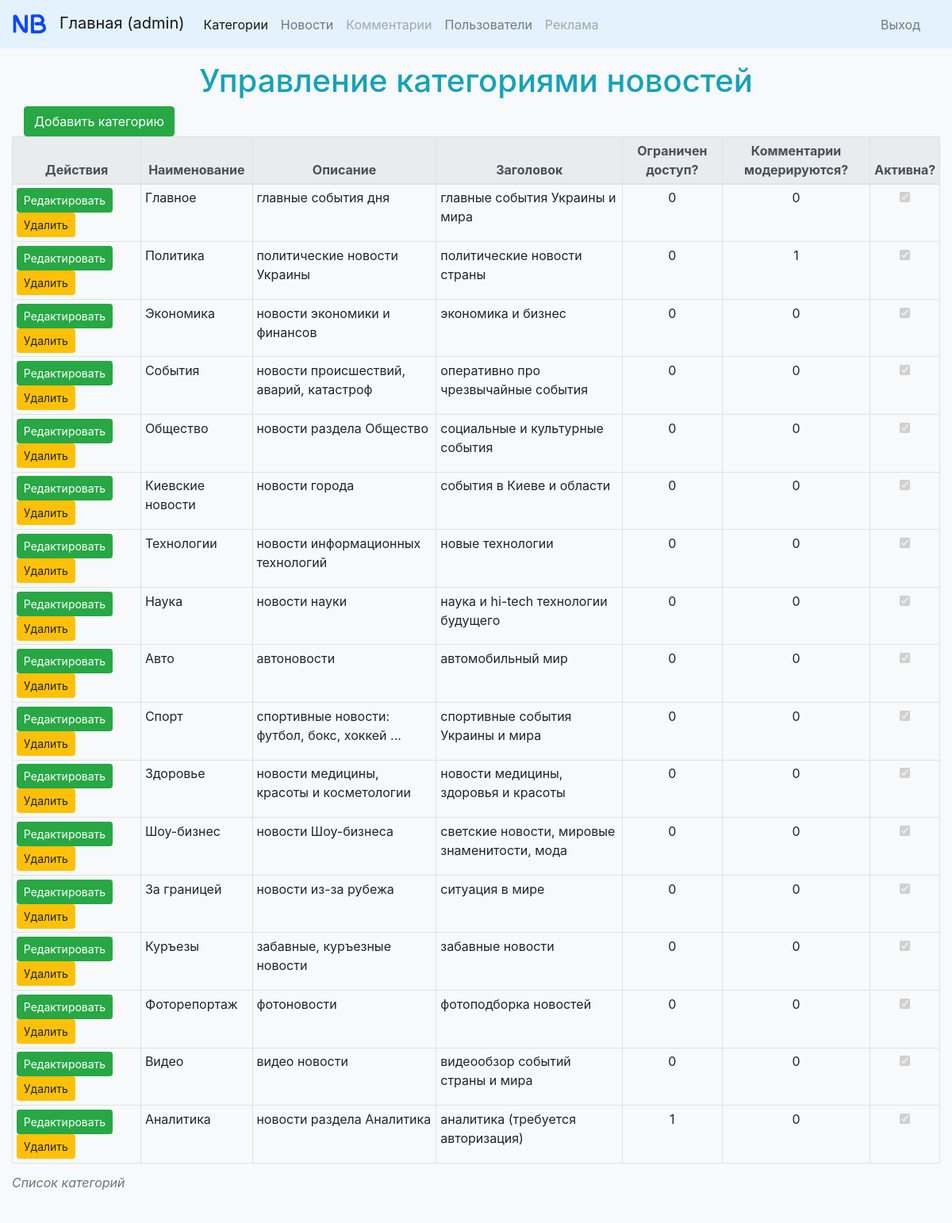
Screenshot of /admin/categories/index (signed in) with the database file from the repository.
### tables this page shows
CREATE TABLE `categories` (
  `id` smallint(5) unsigned NOT NULL AUTO_INCREMENT,
  `title` varchar(50) NOT NULL,
  `description` text,
  `header` varchar(100) DEFAULT NULL,
  `restricted` tinyint(1) unsigned DEFAULT '0',
  `comments_moderated` tinyint(1) unsigned DEFAULT '0',
  `active` tinyint(1) unsigned NOT NULL DEFAULT '1',
  PRIMARY KEY (`id`),
  UNIQUE KEY `title` (`title`)
);

### src/App/Views/Base.php (called while the page is built, shortened)
<?php
class Base
{
    protected $template;
    protected $data;
    public function __construct($data = [], $template = null)
    {
        if (!$template) {
            $template = static::getDefaultTemplate();
        }
        $this->data = $data;
        $this->template = $template;
    }
    protected static function getDefaultTemplate()
    {
        $router = App::getRouter();
        $route = $router->getRoute();
        $controller = $router->getController(true);
        $action = $router->getAction(true);
        return ROOT
            . DS . 'views'
            . DS . strtolower($route)
            . DS . strtolower($controller)
            . DS . strtolower($action) . '.php';
    }
    public function render()
    {
        $data = $this->data;
        $router = App::getRouter();
        include $this->template;
        return ob_get_clean();
    }
}

### public/index.php (called while the page is built, shortened)
<?php
try {
    $uri = $_SERVER['REQUEST_URI'];
    App\Core\App::run($uri);
} catch (Exception $e) {
    $log = new Logger('system');
    $log->pushHandler(new StreamHandler('system.log', Logger::ERROR));
    $log->error($e->getMessage());
    if (App\Core\Config::get('debug')) {
        echo '<pre>', var_export($e, 1), '</pre>';
    } else {
        echo 'Something gone wrong...';
    }
}

### src/App/Core/Localization.php (called while the page is built, shortened)
<?php
class Localization
{
    private static $messages;
    private static $lang;
    public static function setLang($lang)
    {
        if (in_array($lang, Config::get('languages'))) {
            self::$lang = $lang;
        } elseif (empty(self::$lang)) {
            self::$lang = Config::get('defaultLanguage');
        }
    }
    public static function load()
    {
        $langFile = ROOT . DS . 'lang' . DS . static::$lang . '.php';;
        static::$messages = require $langFile;
    }
    public static function get($code, $default = '')
    {
        $parts = explode('.', $code);
        return isset(static::$messages[$parts[0]][$parts[1]])
            ? static::$messages[$parts[0]][$parts[1]]
            : $default;
    }
}

### etc/functions.php (called while the page is built, shortened)
<?php
function __($code, $default = '')
{
    return \App\Core\Localization::get($code, $default);
}

### src/App/Core/Config.php (called while the page is built, shortened)
<?php
class Config
{
    protected static $storage = [];
    public static function set($param, $value)
    {
        static::$storage[$param] = $value;
    }
    public static function get($param)
    {
        return static::$storage[$param];
    }
}

### src/App/Core/Router.php (called while the page is built, shortened)
<?php
class Router
{
    protected $lang;
    protected $route;
    protected $controller;
    protected $action;
    protected $params;
    public function getLang()
    {
        return $this->lang;
    }
    public function getRoute()
    {
        return $this->route;
    }
    public function getController($clean = false)
    {
        return $this->controller . (!$clean ? 'Controller' : '');
    }
    public function getAction($clean = false)
    {
        return $this->action . (!$clean ? 'Action' : '');
    }
    public function getParams(): array
    {
        return $this->params;
    }
    public function __construct(string $uri)
    {
        $this->lang = Config::get('defaultLanguage');
        $this->route = Config::get('defaultRoute');
        $this->controller = Config::get('defaultController');
        $this->action = Config::get('defaultAction');
        $parts = parse_url($uri);
        $pathParts = explode(
            '/',
            trim($parts['path'], '/')
        );
        if (current($pathParts) && in_array(current($pathParts), Config::get('routes'))) {
            $this->route = array_shift($pathParts);
        }
        if (current($pathParts)) {
            $this->controller = ucfirst(array_shift($pathParts));
        }
        if (current($pathParts)) {
            $this->action = array_shift($pathParts);
        }
        $this->params = (!empty($pathParts) && $pathParts[0] === '') ? [] : $pathParts;
    }
    public function buildUri($path, $params = [])
    {
        $parts = array_reverse(explode('.', $path));
        $default = [
            Config::get('defaultAction'),
            $this->getController(true),
            $this->getRoute() !== Config::get('defaultRoute') ? $this->getRoute() : '',
            $this->getLang() !== Config::get('defaultLanguage') ? $this->getLang() : '',
        ];
        $c = 0;
        $result = [];
        while ($c++ < 4) {
            $result[] = count($parts) ? array_shift($parts) : $default[$c - 1];
        }
        $paramsString = count($params) ? '/' . implode('/', $params) : '';
        $result = array_filter($result);
        return '/' . mb_strtolower(implode('/', array_reverse($result))) . $paramsString;
    }
}

### src/App/Core/DB/Connection.php (called while the page is built, shortened)
<?php
class Connection implements IConnection
{
    protected $conn = null;
    public function __construct($host, $user, $pass, $dbName) {
        $dsn = "mysql:host=$host;dbname=$dbName";
        $opt = [
            PDO::ATTR_ERRMODE            => PDO::ERRMODE_EXCEPTION,
            PDO::ATTR_DEFAULT_FETCH_MODE => PDO::FETCH_ASSOC,
            PDO::ATTR_EMULATE_PREPARES   => false,
            PDO::MYSQL_ATTR_INIT_COMMAND => 'SET NAMES utf8'
        ];
        $this->conn = new PDO($dsn, $user, $pass, $opt);
    }
    public function query($sql, $data = [])
    {
        if (!empty($data)) {
            $stmt = $this->conn->prepare($sql);
            $result = $stmt->execute($data);
        } else {
            $result = $this->conn->query($sql);
        }
        return $result->fetchAll();
    }
}

### src/App/Entity/Base.php (called while the page is built, shortened)
<?php
abstract class Base
{
    protected $conn;
    public function __construct(IConnection $connection)
    {
        $this->conn = $connection;
    }
    public function list($filter = [], $limit = null, $offset = 0, $table_id = 0, $order = [], &$get_total = null)
    {
        $strWhere = '';
        $order_clause = (!empty($order)) ?
            ' ORDER BY ' . str_replace(['=', '-1', '1'], [' ', 'DESC', 'ASC'], http_build_query($order, null, ', ')) : '';
        $limit_clause = ($limit) ? ' LIMIT ' . $offset . ', ' . $limit : '';
        $sql = 'SELECT * FROM ' . $this->getTableName($table_id) . ' WHERE 1 ' . $strWhere;
        $result = $this->conn->query($sql . $order_clause . $limit_clause);
        return $result;
    }
}

### src/App/Controllers/Admin/CategoriesController.php (called while the page is built, shortened)
<?php
class CategoriesController extends Base
{
    private $categoryModel;
    public function __construct($params = [])
    {
        $this->categoryModel = new Category(App::getConnection());
    }
    public function indexAction()
    {
        $this->data = $this->categoryModel->list();
    }
}

### src/App/Entity/Category.php (called while the page is built, shortened)
<?php
class Category extends Base
{
    public function getTableName($choose = 0)
    {
        $categoryTables = [
            'categories',
            'news_in_categories',
        ];
        return $categoryTables[$choose];
    }
    public function getFields($choose = 0)
    {
        $categoryFields = [
            'categories' => [
                'id',
                'title',
                'description',
                'header',
                'restricted',
                'comments_moderated',
                'active',
            ],
            'news_in_categories' => [
                'category_id',
                'category_title',
                'category_description',
                'category_header',
                'news_id',
                'title',
                'content',
                'news_date_created',
                'author',
                'source_ref',
                'image_cap',
                'hits_cnt',
                'active'
            ]
        ];
        return array_values($categoryFields)[$choose];
    }
}

### src/App/Controllers/Base.php (called while the page is built, shortened)
<?php
class Base
{
    protected $data;
    protected $template = null;
    public function getData()
    {
        return $this->data;
    }
    public function getTemplate()
    {
        return $this->template;
    }
}

### src/App/Core/Session.php (called while the page is built, shortened)
<?php
class Session
{
    public static function hasFlash()
    {
        return !empty($_SESSION['flash']);
    }
    public static function get($key)
    {
        if (isset($_SESSION[$key])) {
            return $_SESSION[$key];
        }
        return null;
    }
}

### views/admin/categories/index.php (the view, shortened to what this page needs)
<h1 class="text-info mx-auto"><?= __('admin.categories_mgmt') ?></h1>
<div class="col-lg-12">
    <div>
        <a class="btn btn-success"
           href="<?= $router->buildUri('edit') ?>"><?= __('admin.create_category') ?></a>
    </div>
    <div class="row table-sm">
        <table class="table table-bordered table-hover">
            <caption align="right"><i><?= __('main.categories_list') ?></i></caption>
            <thead class="thead-light">
            <tr align="center">
                <th scope="col">Действия</th>
                <th scope="col">Наименование</th>
                <th scope="col">Описание</th>
                <th scope="col">Заголовок</th>
                <th scope="col">Ограничен доступ?</th>
                <th scope="col">Комментарии модерируются?</th>
                <th scope="col">Активна?</th>
            </tr>
            </thead>
            <? foreach ($data as $category): ?>
                <tr>
                    <td>
                        <a class="btn btn-success btn-sm"
                           href="<?= $router->buildUri('edit', [$category['id']]) ?>"><?= __('general.edit') ?></a>
                        <a class="btn btn-sm btn-warning" onclick="return confirmDelete();"
                           href="<?= $router->buildUri('delete', [$category['id']]) ?>"><?= __('general.delete') ?></a>
                    </td>
                    <td><?= $category['title'] ?></td>
                    <td><?= $category['description'] ?></td>
                    <td><?= $category['header'] ?></td>
                    <td class="text-center"><?= $category['restricted'] ?></td>
                    <td class="text-center"><?= $category['comments_moderated'] ?></td>
                    <td style="text-align: center"><input type="checkbox" <?= ($category['active']) ? 'checked' : '' ?>
                                                          disabled></td>
                </tr>
            <? endforeach; ?>
        </table>
    </div>
</div class="col-lg-12">

### src/App/Core/App.php (shortened to what this page needs)
<?php
class App
{
    private static $conn;
    private static $router;
    private static $session;
    public static function getSession(): Session
    {
        return self::$session;
    }
    public static function getRouter(): Router
    {
        return self::$router;
    }
    public static function getConnection(): DB\IConnection
    {
        return self::$conn;
    }
    public static function run($uri)
    {
        static::$router = new Router($uri);
        static::$session = Session::getInstance();
        static::$conn = new Connection(
            Config::get('db.host'),
            Config::get('db.user'),
            Config::get('db.password'),
            Config::get('db.name')
        );
        $route = static::$router->getRoute();
        $action = static::$router->getAction();
        $params = static::$router->getParams();
        $controller = new $controllerName($params);
        $controller->$action();
        $view = new \App\Views\Base(
            $controller->getData(),
            $controller->getTemplate()
        );
        $content = $view->render();
        $layout = new \App\Views\Base(
            ['content' => $content],
            ROOT . DS . 'views' . DS . $route . '.php'
        );
        echo $layout->render();
    }
}

### views/admin.php (shortened to what this page needs)
<?php
$session = \App\Core\App::getSession();
$ctrlr = strtolower($router->getController(true));
?>
<!DOCTYPE html>
<html>
<head>
    <link rel="stylesheet"
          href="<?= (App\Core\Config::get('debug')) ? '/css/bootstrap.min.css' : 'https://maxcdn.bootstrapcdn.com/bootstrap/4.0.0/css/bootstrap.min.css' ?>">
    <link rel="stylesheet" href="/css/admin.css">
</head>
<body class="bg-light">
<nav class="navbar navbar-expand-md navbar-light fixed-top pt-1 pb-1" style="background-color: #e3f2fd;">
    <a class="navbar-brand" href="/">
        <img class="mr-3" src="/img/logo.svg" alt="" width="43" height="43"><?= __('header.homepage') ?> (admin)
    </a>
    <div class="navbar-collapse collapse" id="offcanvas">
        <ul class="navbar-nav mr-auto">
            <li class="nav-item">
                <a class="nav-link<?= ($ctrlr === 'categories') ? ' active' : '' ?>"
                   href="<?= $router->buildUri('categories.index') ?>"
                   title="редактирование категорий"><?= __('admin.categories') ?></a>
            </li>
            <li class="nav-item">
                <a class="nav-link<?= ($ctrlr === 'news') ? ' active' : '' ?>"
                   href="<?= $router->buildUri('news.index') ?>"
                   title="редактирование новостей"><?= __('admin.news') ?></a>
            </li>
            <li class="nav-item">
                <a class="nav-link disabled<?= ($ctrlr === 'comments') ? ' active' : '' ?>"
                   href="<?= $router->buildUri('comments.index') ?>"
                   title="редактирование комментариев пользователей"><?= __('admin.header_comments') ?></a>
            </li>
            <li class="nav-item">
                <a class="nav-link<?= ($ctrlr === 'users') ? ' active' : '' ?>"
                   href="<?= $router->buildUri('users.index') ?>"
                   title="редактирование пользователей"><?= __('admin.header_users') ?></a>
            </li>
            <li class="nav-item">
                <a class="nav-link disabled<?= ($ctrlr === 'ads') ? ' active' : '' ?>"
                   href="<?= $router->buildUri('ads.index') ?>"
                   title="редактирование рекламных блоков"><?= __('admin.ads') ?></a>
            </li>
        </ul>
        <ul class="navbar-nav px-3">
            <li class="nav-item text-nowrap">
                <?php if (\App\Core\Session::get('login')) { ?>
                    <a class="nav-link"
                       href="<?= $router->buildUri('default.users.logout') ?>"><?= __('header.logout') ?></a>
                <?php } ?>
            </li>
        </ul>
    </div>
</nav>
<main class="container container-fluid main my-5 px-0">
    <div class="row flex-xl-wrap">
        <?= $data['content'] ?>
    </div>
</main>
</body>
</html>

### public/css/admin.css (style rules this page uses)
body > .main { padding: 30px 15px 0; }
.main { margin-top: 100px; margin-bottom: 20px; }

### rows the page displays
categories: title "Главное", description "главные события дня", header "главные события Украины и мира", restricted "0", comments_moderated "0", active "☑"
categories: title "Политика", description "политические новости Украины", header "политические новости страны", restricted "0", comments_moderated "1", active "☑"
categories: title "Экономика", description "новости экономики и финансов", header "экономика и бизнес", restricted "0", comments_moderated "0", active "☑"
categories: title "События", description "новости происшествий, аварий, катастроф", header "оперативно про чрезвычайные события", restricted "0", comments_moderated "0", active "☑"
categories: title "Общество", description "новости раздела Общество", header "социальные и культурные события", restricted "0", comments_moderated "0", active "☑"
categories: title "Киевские новости", description "новости города", header "события в Киеве и области", restricted "0", comments_moderated "0", active "☑"
categories: title "Технологии", description "новости информационных технологий", header "новые технологии", restricted "0", comments_moderated "0", active "☑"
categories: title "Наука", description "новости науки", header "наука и hi-tech технологии будущего", restricted "0", comments_moderated "0", active "☑"
categories: title "Авто", description "автоновости", header "автомобильный мир", restricted "0", comments_moderated "0", active "☑"
categories: title "Спорт", description "спортивные новости: футбол, бокс, хоккей ...", header "спортивные события Украины и мира", restricted "0", comments_moderated "0", active "☑"
categories: title "Здоровье", description "новости медицины, красоты и косметологии", header "новости медицины, здоровья и красоты", restricted "0", comments_moderated "0", active "☑"
categories: title "Шоу-бизнес", description "новости Шоу-бизнеса", header "светские новости, мировые знаменитости, мода", restricted "0", comments_moderated "0", active "☑"
categories: title "За границей", description "новости из-за рубежа", header "ситуация в мире", restricted "0", comments_moderated "0", active "☑"
categories: title "Куръезы", description "забавные, куръезные новости", header "забавные новости", restricted "0", comments_moderated "0", active "☑"
categories: title "Фоторепортаж", description "фотоновости", header "фотоподборка новостей", restricted "0", comments_moderated "0", active "☑"
categories: title "Видео", description "видео новости", header "видеообзор событий страны и мира", restricted "0", comments_moderated "0", active "☑"
categories: title "Аналитика", description "новости раздела Аналитика", header "аналитика (требуется авторизация)", restricted "1", comments_moderated "0", active "☑"

### other values shown
__('header.homepage') "Главная"
__('admin.categories') "Категории"
__('admin.news') "Новости"
__('admin.header_comments') "Комментарии"
__('admin.header_users') "Пользователи"
__('admin.ads') "Реклама"
__('header.logout') "Выход"
__('admin.categories_mgmt') "Управление категориями новостей"
__('admin.create_category') "Добавить категорию"
__('main.categories_list') "Список категорий"
